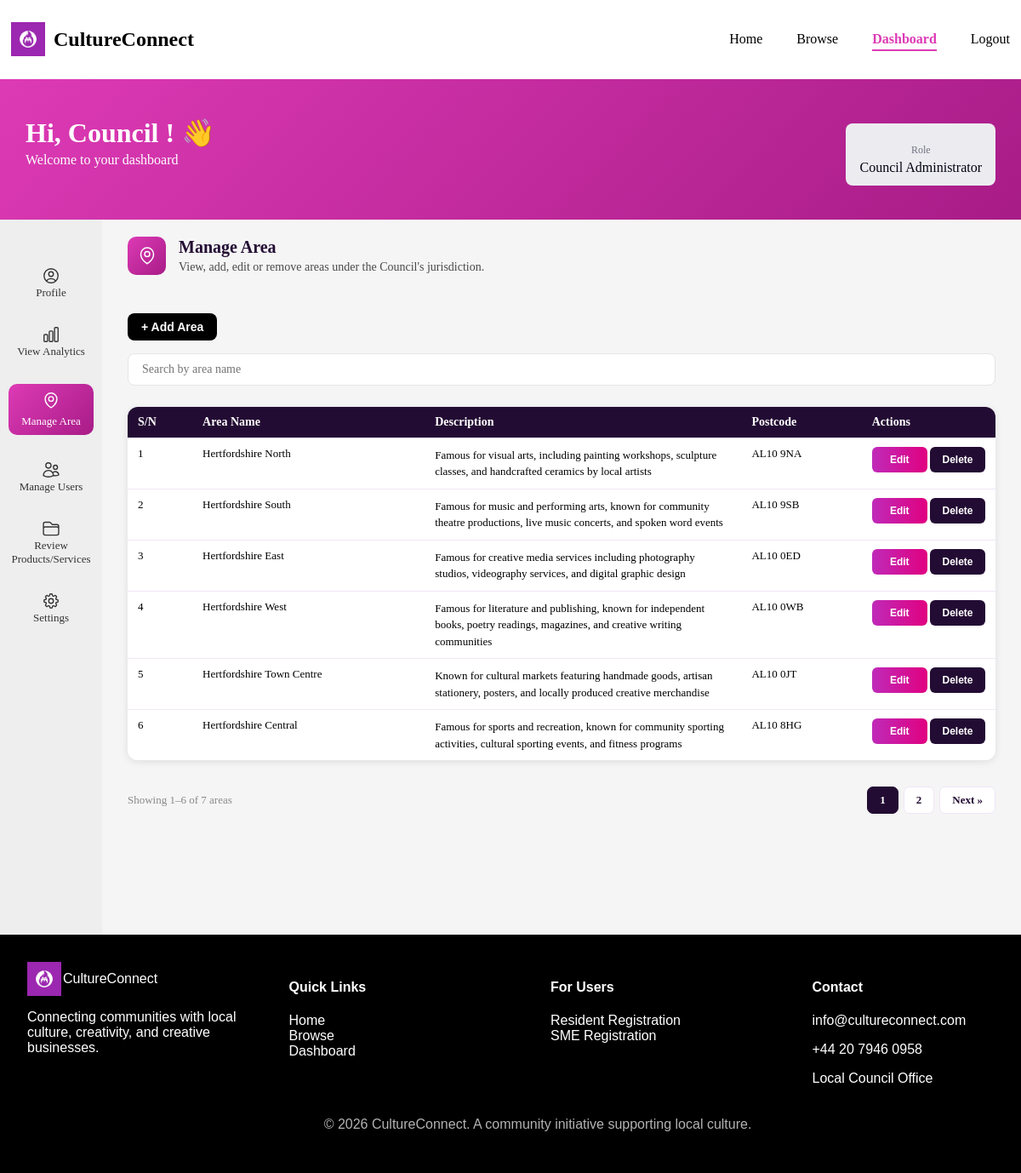
/frontend/pages/dashboard.php?page=manage-area (signed in), run on the app's committed database.
### tables this page shows
CREATE TABLE `areas` (
  `area_id` int(11) NOT NULL,
  `area_name` varchar(100) NOT NULL,
  `description` text NOT NULL,
  `postcode` varchar(20) NOT NULL
);

### frontend/pages/manage-area.php (the view, shortened to what this page needs)
<?php
$areas_per_page = 6;
$area_page      = max(1, intval($_GET['area_page'] ?? 1));
$total_areas    = mysqli_fetch_assoc(mysqli_query($conn, "SELECT COUNT(*) AS n FROM areas"))['n'];
$total_pages    = max(1, ceil($total_areas / $areas_per_page));
$area_page      = min($area_page, $total_pages);
$offset         = ($area_page - 1) * $areas_per_page;
$areas          = mysqli_query($conn, "SELECT * FROM areas ORDER BY area_id ASC LIMIT $areas_per_page OFFSET $offset");
?>
<div class="manage-area-page">
    <?php
        include '../components/section_header.php';
    ?>
    <div class="manage-area-actions">
        <button id="area-add-trigger-btn" onclick="openAreaAddModal()">+ Add Area</button>
    </div>
    <div class="table-filters">
        <input type="text" id="area-search-input" placeholder="Search by area name" onkeyup="filterAreaTable()">
    </div>
    <div class="area-table-wrapper">
        <table class="area-table">
            <thead>
                <tr>
                    <th>S/N</th>
                    <th>Area Name</th>
                    <th>Description</th>
                    <th>Postcode</th>
                    <th>Actions</th>
                </tr>
            </thead>
            <tbody id="area-table-body">
                <?php $count = $offset + 1; while ($area = mysqli_fetch_assoc($areas)) : ?>
                <tr>
                    <td><?= $count++ ?></td>
                    <td><?= htmlspecialchars($area['area_name']) ?></td>
                    <td><?= htmlspecialchars($area['description']) ?></td>
                    <td><?= htmlspecialchars($area['postcode']) ?></td>
                    <td>
                        <button class="edit-btn" onclick="openAreaEditModal(
                            <?= $area['area_id'] ?>,
                            '<?= addslashes($area['area_name']) ?>',
                            '<?= addslashes($area['description']) ?>',
                            '<?= addslashes($area['postcode']) ?>'
                        )">Edit</button>
                        <button class="delete-btn" onclick="openAreaDeleteModal(
                            <?= $area['area_id'] ?>,
                            '<?= addslashes($area['area_name']) ?>'
                        )">Delete</button>
                    </td>
                </tr>
                <?php endwhile; ?>
            </tbody>
        </table>
    </div>
    <?php if ($total_pages > 1) : ?>
    <div class="area-pagination">
        <span class="area-page-info">
            Showing <?= $offset + 1 ?>–<?= min($offset + $areas_per_page, $total_areas) ?> of <?= $total_areas ?> areas
        </span>
        <div class="area-page-btns">
            <?php for ($p = 1; $p <= $total_pages; $p++) : ?>
            <a href="dashboard.php?page=manage-area&area_page=<?= $p ?>"
               class="area-page-btn <?= $p === $area_page ? 'area-page-btn--active' : '' ?>"><?= $p ?></a>
            <?php endfor; ?>
            <?php if ($area_page < $total_pages) : ?>
            <a href="dashboard.php?page=manage-area&area_page=<?= $area_page + 1 ?>" class="area-page-btn">Next &raquo;</a>
            <?php endif; ?>
        </div>
    </div>
    <?php endif; ?>
</div>

### data on the page
areas: area_name "Hertfordshire North", description "Famous for visual arts, including painting workshops, sculpture classes, and handcrafted ceramics by local artists", postcode "AL10 9NA"
areas: area_name "Hertfordshire South", description "Famous for music and performing arts, known for community theatre productions, live music concerts, and spoken word events", postcode "AL10 9SB"
areas: area_name "Hertfordshire East", description "Famous for creative media services including photography studios, videography services, and digital graphic design", postcode "AL10 0ED"
areas: area_name "Hertfordshire West", description "Famous for literature and publishing, known for independent books, poetry readings, magazines, and creative writing communities", postcode "AL10 0WB"
areas: area_name "Hertfordshire Town Centre", description "Known for cultural markets featuring handmade goods, artisan stationery, posters, and locally produced creative merchandise", postcode "AL10 0JT"
areas: area_name "Hertfordshire Central", description "Famous for sports and recreation, known for community sporting activities, cultural sporting events, and fitness programs", postcode "AL10 8HG"

### other printed values
$_SESSION['first_name'] "Council"
$_SESSION['user_role'] "Council Administrator"
$title "Manage Area"
$subtitle "View, add, edit or remove areas under the Council's jurisdiction."
$offset + 1 "1"
min($offset + $areas_per_page, $total_areas) "6"
$total_areas "7"
